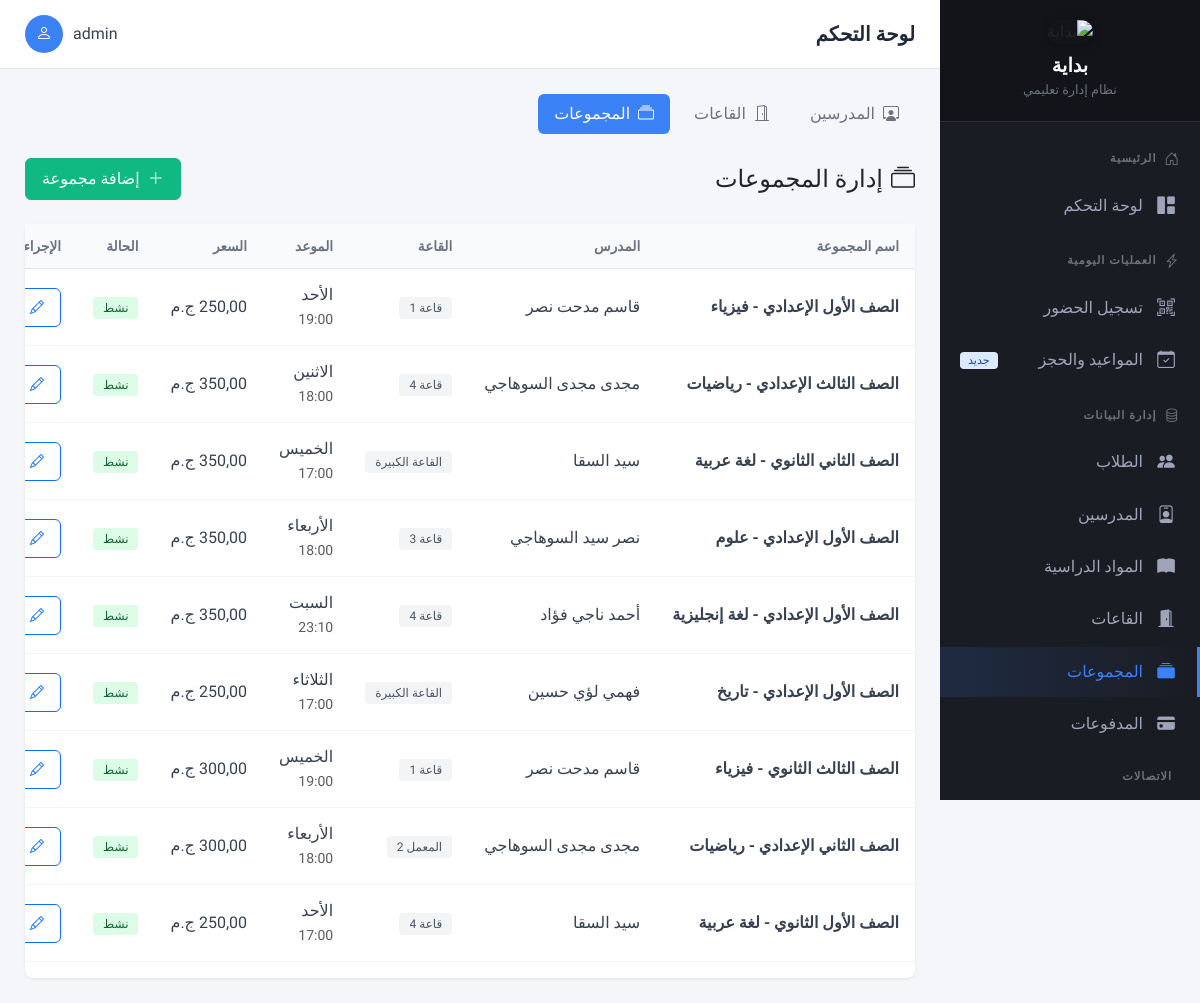
The app's page /teachers/groups/ (signed in) with its own data.
### apps/accounts/models.py (models this page shows, shortened)
class User(AbstractUser):
    ROLE_CHOICES = [
        ('admin', 'مدير النظام'),
        ('supervisor', 'مشرف الحضور'),
        ('teacher', 'مدرس'),
    ]
    user_id = models.AutoField(primary_key=True)
    role = models.CharField(
        max_length=20,
        choices=ROLE_CHOICES,
        default='supervisor',
        verbose_name='الدور'
    )
    phone = models.CharField(
        max_length=17,
        blank=True,
        verbose_name='رقم الهاتف'
    )
    is_active = models.BooleanField(default=True)
    created_at = models.DateTimeField(auto_now_add=True)
    updated_at = models.DateTimeField(auto_now=True)
    class Meta:
        db_table = 'users'
        verbose_name = 'مستخدم'
        verbose_name_plural = 'المستخدمين'

### apps/teachers/models.py (models this page shows, shortened)
class Group(models.Model):
    DAYS_CHOICES = [
        ('Saturday', 'السبت'),
        ('Sunday', 'الأحد'),
        ('Monday', 'الاثنين'),
        ('Tuesday', 'الثلاثاء'),
        ('Wednesday', 'الأربعاء'),
        ('Thursday', 'الخميس'),
        ('Friday', 'الجمعة'),
    ]
    GENDER_CHOICES = [
        ('male', 'بنين فقط'),
        ('female', 'بنات فقط'),
        ('mixed', 'مختلط'),
    ]
    EDUCATION_STAGE_CHOICES = [
        ('primary', 'ابتدائي'),
        ('preparatory', 'إعدادي'),
        ('secondary', 'ثانوي'),
    ]
    EDUCATION_YEAR_CHOICES = [
        ('1', 'الصف الأول'),
        ('2', 'الصف الثاني'),
        ('3', 'الصف الثالث'),
        ('4', 'الصف الرابع'),
        ('5', 'الصف الخامس'),
        ('6', 'الصف السادس'),
    ]
    group_id = models.AutoField(primary_key=True)
    group_name = models.CharField(max_length=100, verbose_name="اسم المجموعة")
    teacher = models.ForeignKey(
        Teacher,
        on_delete=models.PROTECT,
        related_name='groups',
        verbose_name="المدرس"
    )
    room = models.ForeignKey(
        Room,
        on_delete=models.PROTECT,
        related_name='groups',
        verbose_name="القاعة",
        null=True,
        blank=True
    )
    schedule_day = models.CharField(
        max_length=10,
        choices=DAYS_CHOICES,
        verbose_name="يوم الحصة"
    )
    schedule_time = models.TimeField(verbose_name="وقت بداية الحصة")
    duration_minutes = models.PositiveIntegerField(
        default=120,
        verbose_name="مدة الحصة (بالدقائق)",
        help_text="مدة الحصة بالدقائق (مثال: 120 = ساعتين)"
    )
    gender_type = models.CharField(
        max_length=10,
        choices=GENDER_CHOICES,
        default='mixed',
        verbose_name="نوع المجموعة (الجنس)"
    )
    education_stage = models.CharField(
        max_length=20,
        choices=EDUCATION_STAGE_CHOICES,
        blank=True,
        verbose_name="المرحلة الدراسية"
    )
    education_year = models.CharField(
        max_length=5,
        choices=EDUCATION_YEAR_CHOICES,
        blank=True,
        verbose_name="السنة الدراسية"
    )
    standard_fee = models.DecimalField(
        max_digits=10,
        decimal_places=2,
        verbose_name="السعر القياسي"
    )
    center_percentage = models.DecimalField(
        max_digits=5,
        decimal_places=2,
        default=30.00,
        verbose_name="نسبة السنتر %"
    )
    is_active = models.BooleanField(default=True)
    created_at = models.DateTimeField(auto_now_add=True)
    class Meta:
        db_table = 'groups'
        verbose_name = 'مجموعة'
        verbose_name_plural = 'المجموعات'

class Teacher(models.Model):
    teacher_id = models.AutoField(primary_key=True)
    full_name = models.CharField(max_length=255, verbose_name="اسم المدرس")
    phone = models.CharField(max_length=17, verbose_name="رقم الهاتف")
    email = models.EmailField(
        blank=True,
        null=True,
        unique=True,
        verbose_name="البريد الإلكتروني",
        help_text="حقل اختياري"
    )
    subjects = models.ManyToManyField(
        Subject,
        blank=True,
        related_name='teachers',
        verbose_name="التخصصات / المواد"
    )
    specialization = models.CharField(
        max_length=100,
        blank=True,
        verbose_name="التخصص (قديم)"
    )
    photo = models.ImageField(
        upload_to='teachers/photos/',
        blank=True,
        null=True,
        verbose_name="الصورة الشخصية",
        help_text="ضرورية لطباعة ظهر كارنيه الطالب"
    )
    hire_date = models.DateField(verbose_name="تاريخ التعيين")
    is_active = models.BooleanField(default=True, verbose_name="نشط")
    created_at = models.DateTimeField(auto_now_add=True)
    updated_at = models.DateTimeField(auto_now=True)
    class Meta:
        db_table = 'teachers'
        verbose_name = 'مدرس'
        verbose_name_plural = 'المدرسين'
        ordering = ['full_name']

class Room(models.Model):
    room_id = models.AutoField(primary_key=True)
    name = models.CharField(max_length=100, unique=True, verbose_name="اسم القاعة")
    capacity = models.PositiveIntegerField(verbose_name="السعة القصوى")
    is_active = models.BooleanField(default=True, verbose_name="نشط")
    created_at = models.DateTimeField(auto_now_add=True)
    updated_at = models.DateTimeField(auto_now=True)
    class Meta:
        db_table = 'rooms'
        verbose_name = 'قاعة'
        verbose_name_plural = 'القاعات'
        ordering = ['name']

### apps/teachers/views.py (the view)
# urls.py: path('groups/', views.group_list, name='group_list'),
@login_required
def group_list(request):
    groups = Group.objects.filter(is_active=True).select_related('teacher', 'room')
    return render(request, 'teachers/groups/list.html', {'groups': groups})

### templates/teachers/groups/list.html (shortened to what this page needs)
{% extends 'base.html' %}
{% block content %}
<div class="mb-4">
    <ul class="nav nav-pills">
        <li class="nav-item">
            <a class="nav-link" href="{% url 'teachers:list' %}">
                <i class="bi bi-person-workspace me-2"></i>المدرسين
            </a>
        </li>
        <li class="nav-item">
            <a class="nav-link" href="{% url 'teachers:room_list' %}">
                <i class="bi bi-door-open me-2"></i>القاعات
            </a>
        </li>
        <li class="nav-item">
            <a class="nav-link active" href="{% url 'teachers:group_list' %}">
                <i class="bi bi-collection me-2"></i>المجموعات
            </a>
        </li>
    </ul>
</div>
<div class="d-flex justify-content-between align-items-center mb-4">
    <h4 class="mb-0"><i class="bi bi-collection me-2"></i>إدارة المجموعات</h4>
    <a href="{% url 'teachers:group_create' %}" class="btn btn-success">
        <i class="bi bi-plus-lg me-2"></i>إضافة مجموعة
    </a>
</div>
<div class="card">
    <div class="card-body p-0">
        <div class="table-responsive">
            <table class="table table-hover mb-0">
                <thead>
                    <tr>
                        <th>اسم المجموعة</th>
                        <th>المدرس</th>
                        <th>القاعة</th>
                        <th>الموعد</th>
                        <th>السعر</th>
                        <th>الحالة</th>
                        <th>الإجراءات</th>
                    </tr>
                </thead>
                <tbody>
                    {% for group in groups %}
                    <tr>
                        <td>
                            <span class="fw-semibold">{{ group.group_name }}</span>
                        </td>
                        <td>{{ group.teacher.full_name }}</td>
                        <td>
                            {% if group.room %}
                            <span class="badge bg-secondary">{{ group.room.name }}</span>
                            {% else %}
                            <span class="text-muted">-</span>
                            {% endif %}
                        </td>
                        <td>
                            {{ group.get_schedule_day_display }}
                            <br>
                            <small class="text-muted">{{ group.schedule_time|time:"H:i" }}</small>
                        </td>
                        <td>{{ group.standard_fee }} ج.م</td>
                        <td>
                            {% if group.is_active %}
                            <span class="badge bg-success">نشط</span>
                            {% else %}
                            <span class="badge bg-secondary">غير نشط</span>
                            {% endif %}
                        </td>
                        <td>
                            <a href="{% url 'teachers:group_update' group_id=group.group_id %}" class="btn btn-sm btn-outline-primary">
                                <i class="bi bi-pencil"></i>
                            </a>
                        </td>
                    </tr>
                    {% endfor %}
                </tbody>
            </table>
        </div>
    </div>
</div>
{% endblock %}

### templates/base.html (shortened to what this page needs)
<!DOCTYPE html>
<html lang="ar" dir="rtl">
<head>
    <link href="https://cdn.jsdelivr.net/npm/bootstrap@5.3.2/dist/css/bootstrap.rtl.min.css" rel="stylesheet">
    <link rel="stylesheet" href="https://cdn.jsdelivr.net/npm/bootstrap-icons@1.11.1/font/bootstrap-icons.css">
</head>
<body>
    <aside class="sidebar" id="sidebar">
        <div class="sidebar-header">
            <img src="https://quant1.b-cdn.net/R3TXa5heKSHw.jpeg" alt="بداية" class="sidebar-logo">
            <h4>بداية</h4>
            <span>نظام إدارة تعليمي</span>
        </div>
        <nav class="sidebar-menu">
            <div class="menu-section">
                <div class="menu-header">
                    <i class="bi bi-house-door"></i>
                    الرئيسية
                </div>
                <a href="{% url 'reports:dashboard' %}" class="menu-item {% if request.resolver_match.namespace == 'reports' and request.resolver_match.url_name == 'dashboard' %}active{% endif %}">
                    <i class="bi bi-grid-1x2-fill"></i>
                    <span>لوحة التحكم</span>
                </a>
            </div>
            <div class="menu-section">
                <div class="menu-header">
                    <i class="bi bi-lightning-charge"></i>
                    العمليات اليومية
                </div>
                <a href="{% url 'attendance:scanner' %}" class="menu-item {% if request.resolver_match.url_name == 'scanner' %}active{% endif %}">
                    <i class="bi bi-qr-code-scan"></i>
                    <span>تسجيل الحضور</span>
                </a>
                <a href="{% url 'teachers:booking_search' %}" class="menu-item {% if 'booking' in request.resolver_match.url_name %}active{% endif %}">
                    <i class="bi bi-calendar-check"></i>
                    <span>المواعيد والحجز</span>
                    <span class="badge bg-primary">جديد</span>
                </a>
            </div>
            <div class="menu-section">
                <div class="menu-header">
                    <i class="bi bi-database"></i>
                    إدارة البيانات
                </div>
                <a href="{% url 'students:list' %}" class="menu-item {% if request.resolver_match.namespace == 'students' %}active{% endif %}">
                    <i class="bi bi-people-fill"></i>
                    <span>الطلاب</span>
                </a>
                <a href="{% url 'teachers:list' %}" class="menu-item ">
                    <i class="bi bi-person-badge"></i>
                    <span>المدرسين</span>
                </a>
                <a href="{% url 'teachers:subject_list' %}" class="menu-item {% if 'subject' in request.resolver_match.url_name %}active{% endif %}">
                    <i class="bi bi-book-fill"></i>
                    <span>المواد الدراسية</span>
                </a>
                <a href="{% url 'teachers:room_list' %}" class="menu-item {% if 'room' in request.resolver_match.url_name %}active{% endif %}">
                    <i class="bi bi-door-open-fill"></i>
                    <span>القاعات</span>
                </a>
                <a href="{% url 'teachers:group_list' %}" class="menu-item {% if 'group' in request.resolver_match.url_name %}active{% endif %}">
                    <i class="bi bi-collection-fill"></i>
                    <span>المجموعات</span>
                </a>
                <a href="{% url 'payments:list' %}" class="menu-item {% if request.resolver_match.namespace == 'payments' %}active{% endif %}">
                    <i class="bi bi-credit-card-fill"></i>
                    <span>المدفوعات</span>
                </a>
            </div>
            <div class="menu-section">
                <div class="menu-header">
                    الاتصالات
                </div>
                <a href="{% url 'notifications:whatsapp_dashboard' %}" class="menu-item {% if 'whatsapp' in request.path %}active{% endif %}">
                </a>
            </div>
        </nav>
    </aside>
    <div class="main-wrapper">
        <header class="top-header">
            <div class="d-flex align-items-center">
                <h1 class="page-title">{% block page_title %}لوحة التحكم{% endblock %}</h1>
            </div>
            {% if user.is_authenticated %}
            <div class="user-info">
                <span class="user-name">{{ user.get_full_name|default:user.username }}</span>
                <div class="user-avatar">
                    <i class="bi bi-person"></i>
                </div>
            </div>
            {% endif %}
        </header>
        <main class="content-area">
            {% block content %}{% endblock %}
        </main>
    </div>
</body>
</html>

### records on screen
User: get_full_name "admin"
Group: group_name "الصف الأول الإعدادي - فيزياء", teacher.full_name "قاسم مدحت نصر", room.name "قاعة 1", schedule_day "الأحد", schedule_time "19:00", standard_fee "250,00", is_active "نشط"
Group: group_name "الصف الثالث الإعدادي - رياضيات", teacher.full_name "مجدى مجدى السوهاجي", room.name "قاعة 4", schedule_day "الاثنين", schedule_time "18:00", standard_fee "350,00", is_active "نشط"
Group: group_name "الصف الثاني الثانوي - لغة عربية", teacher.full_name "سيد السقا", room.name "القاعة الكبيرة", schedule_day "الخميس", schedule_time "17:00", standard_fee "350,00", is_active "نشط"
Group: group_name "الصف الأول الإعدادي - علوم", teacher.full_name "نصر سيد السوهاجي", room.name "قاعة 3", schedule_day "الأربعاء", schedule_time "18:00", standard_fee "350,00", is_active "نشط"
Group: group_name "الصف الأول الإعدادي - لغة إنجليزية", teacher.full_name "أحمد ناجي فؤاد", room.name "قاعة 4", schedule_day "السبت", schedule_time "23:10", standard_fee "350,00", is_active "نشط"
Group: group_name "الصف الأول الإعدادي - تاريخ", teacher.full_name "فهمي لؤي حسين", room.name "القاعة الكبيرة", schedule_day "الثلاثاء", schedule_time "17:00", standard_fee "250,00", is_active "نشط"
Group: group_name "الصف الثالث الثانوي - فيزياء", teacher.full_name "قاسم مدحت نصر", room.name "قاعة 1", schedule_day "الخميس", schedule_time "19:00", standard_fee "300,00", is_active "نشط"
Group: group_name "الصف الثاني الإعدادي - رياضيات", teacher.full_name "مجدى مجدى السوهاجي", room.name "المعمل 2", schedule_day "الأربعاء", schedule_time "18:00", standard_fee "300,00", is_active "نشط"
Group: group_name "الصف الأول الثانوي - لغة عربية", teacher.full_name "سيد السقا", room.name "قاعة 4", schedule_day "الأحد", schedule_time "17:00", standard_fee "250,00", is_active "نشط"
